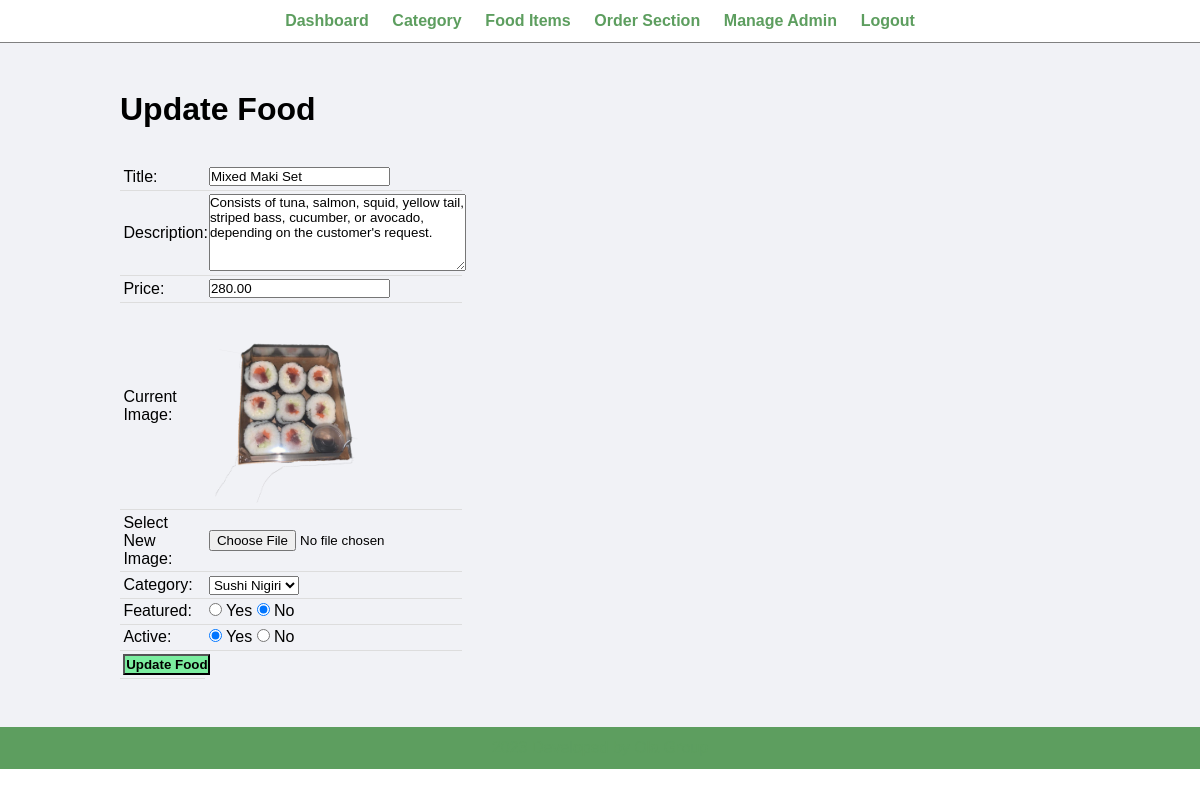
/admin/update-food.php?id=5, run on the app's committed database.
### tables this page shows
CREATE TABLE `tbl_food` (
  `id` int(10) UNSIGNED NOT NULL,
  `title` varchar(100) NOT NULL,
  `description` text NOT NULL,
  `price` decimal(10,2) NOT NULL,
  `image_name` varchar(255) NOT NULL,
  `category_id` int(10) UNSIGNED NOT NULL,
  `featured` varchar(10) NOT NULL,
  `active` varchar(10) NOT NULL
);

### admin/update-food.php (the view, shortened to what this page needs)
<?php include('partials/menu.php');
?>
<?php
    if(isset($_GET['id']))
    {
        $id = $_GET['id'];
        $sql2 = "SELECT * FROM tbl_food WHERE id=$id";
        $res2 = mysqli_query($db, $sql2);
        $row2 = mysqli_fetch_assoc($res2);
        $title = $row2['title'];
        $description = $row2['description'];
        $price = $row2['price'];
        $current_image = $row2['image_name'];
        $current_category = $row2['category_id'];
        $featured = $row2['featured'];
        $active = $row2['active'];
    }
    else
    {
        header('location:'.SITEURL.'admin/manage-food.php');
    }
?>
<div class="main-content">
    <div class="wrapper">
        <h1>Update Food</h1>
        <br><br>
        <form action="" method="POST" enctype="multipart/form-data">
        <table class="tbl-30">
            <tr>
                <td>Title: </td>
                <td>
                    <input type="text" name="title" value="<?php echo $title; ?>">
                </td>
            </tr>
            <tr>
                <td>Description: </td>
                <td>
                    <textarea name="description" cols="30" rows="5"><?php echo $description; ?></textarea>
                </td>
            </tr>
            <tr>
                <td>Price: </td>
                <td>
                    <input type="number" name="price" value="<?php echo $price; ?>">
                </td>
            </tr>
            <tr>
                <td>Current Image: </td>
                <td>
                    <?php
                        if($current_image == "")
                        {
                            echo "<div class='error'>Image not Available.</div>";
                        }
                        else
                        {
                            ?>
                            <img src="<?php echo SITEURL; ?>images/food/<?php echo $current_image; ?>" width="150px">
                            <?php
                        }
                    ?>
                </td>
            </tr>
            <tr>
                <td>Select New Image: </td>
                <td>
                    <input type="file" name="image">
                </td>
            </tr>
            <tr>
                <td>Category: </td>
                <td>
                    <select name="category">
                        <?php
                            $sql = "SELECT * FROM tbl_category WHERE active='Yes'";
                            $res = mysqli_query($db, $sql);
                            $count = mysqli_num_rows($res);
                            if($count>0)
                            {
                                while($row=mysqli_fetch_assoc($res))
                                {
                                    $category_title = $row['title'];
                                    $category_id = $row['id'];
                                    ?>
                                    <option <?php if($current_category==$category_id){echo "selected";} ?> value="<?php echo $category_id; ?>"><?php echo $category_title; ?></option>
                                    <?php
                                }
                            }
                            else
                            {
                                echo "<option value='0'>Category Not Available.</option>";
                            }
                        ?>
                    </select>
                </td>
            </tr>
            <tr>
                <td>Featured: </td>
                <td>
                    <input <?php if($featured=="Yes") {echo "checked";} ?> type="radio" name="featured" value="Yes"> Yes
                    <input <?php if($featured=="No") {echo "checked";} ?> type="radio" name="featured" value="No"> No
                </td>
            </tr>
            <tr>
                <td>Active: </td>
                <td>
                    <input <?php if($active=="Yes") {echo "checked";} ?> type="radio" name="active" value="Yes"> Yes
                    <input <?php if($active=="No") {echo "checked";} ?> type="radio" name="active" value="No"> No
                </td>
            </tr>
            <tr>
                <td>
                    <input type="submit" name="submit" value="Update Food" class="btn-secondary">
                </td>
            </tr>
        </table>
        </form>
    </div>
</div>
<?php include('partials/footer.php'); ?>

### css/admin.css (style rules this page uses)
* { margin: 0; padding: 0; font-family: Arial, Helvetica, sans-serif; }
.wrapper { padding: 1%; width: 80%; margin: 0 auto; }
.tbl-30 { width: 30%; }
table { border-collapse: collapse; width: 100%; }
th, td { padding: 8px; text-align: left; border-bottom: 1px solid #ddd; }
table tr td { padding: 1%; }
.btn-secondary { background-color: #7bed9f; padding: 1%; color: black; text-decoration: none; font-weight: bold; }
.main-content { background-color: #f1f2f6; padding: 3% 0; }

### data on the page
tbl_food: title "Mixed Maki Set", description "Consists of tuna, salmon, squid, yellow tail, striped bass, cucumber, or avocado, depending on the customer's request.", price "280.00", image_name (picture), featured "☑", active "☑"

### other printed values
form field category "Sushi Nigiri"
